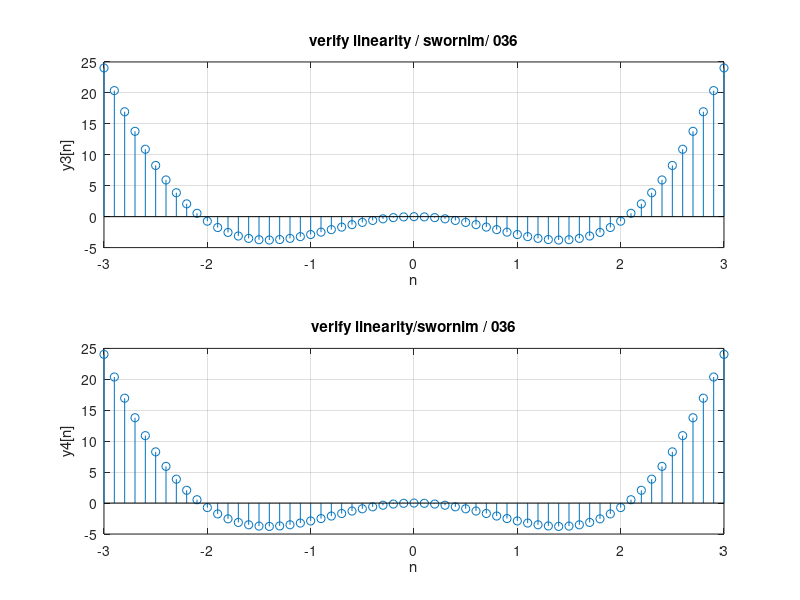

Write MATLAB code to recreate this figure.
%q1)determine wheterhe the system is linear or non linear. plot the
%required signals to verify results. consider two signal x1[n] = n and
%x2[n] = sin(n)

%(c) y[n] = nx[n]
clc;
close all
clear all 
a1 = 3;
a2 = -7;
n = -3:0.1:3;
x1 = n;
x2 = sin(n);
y1 = n.* x1;
y2 = n.* sin(n);
y3 = a1 * y1 + a2 * y2;
x3 = a1*x1 + a2 * x2;
y4 = n.*x3;
subplot(2,1,1)
stem(n,y3)
xlabel('n')
ylabel('y3[n]')
title('verify linearity / swornim/ 036')
grid on ;
subplot(2,1,2)
stem(n,y4)
xlabel('n')
ylabel('y4[n]')
title ('verify linearity/swornim / 036')
grid on;